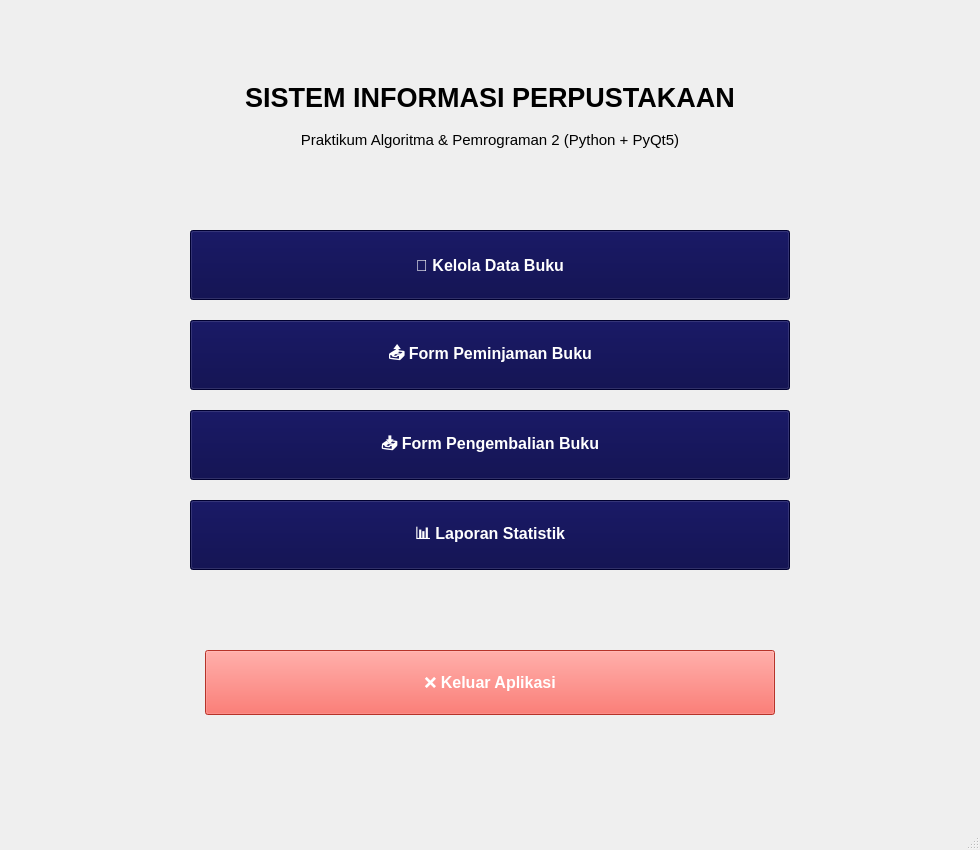
<?xml version="1.0" encoding="UTF-8"?>
<ui version="4.0">
 <class>MainWindow</class>
 <widget class="QMainWindow" name="MainWindow">
  <property name="geometry">
   <rect>
    <x>0</x>
    <y>0</y>
    <width>980</width>
    <height>850</height>
   </rect>
  </property>
  <property name="windowTitle">
   <string>Sistem Informasi Perpustakaan</string>
  </property>
  <widget class="QWidget" name="centralwidget">

   <widget class="QLabel" name="lblHeader">
    <property name="geometry">
     <rect>
      <x>140</x>
      <y>75</y>
      <width>700</width>
      <height>45</height>
     </rect>
    </property>
    <property name="font">
     <font>
      <pointsize>20</pointsize>
      <weight>75</weight>
      <bold>true</bold>
     </font>
    </property>
    <property name="alignment">
     <set>Qt::AlignCenter</set>
    </property>
    <property name="text">
     <string>SISTEM INFORMASI PERPUSTAKAAN</string>
    </property>
   </widget>

   <widget class="QLabel" name="lblSubHeader">
    <property name="geometry">
     <rect>
      <x>190</x>
      <y>125</y>
      <width>600</width>
      <height>30</height>
     </rect>
    </property>
    <property name="font">
     <font>
      <pointsize>11</pointsize>
     </font>
    </property>
    <property name="alignment">
     <set>Qt::AlignCenter</set>
    </property>
    <property name="text">
     <string>Praktikum Algoritma &amp; Pemrograman 2 (Python + PyQt5)</string>
    </property>
   </widget>

   <widget class="QPushButton" name="btnKelolaBuku">
    <property name="geometry">
     <rect>
      <x>190</x>
      <y>230</y>
      <width>600</width>
      <height>70</height>
     </rect>
    </property>
    <property name="font">
     <font>
      <pointsize>12</pointsize>
      <weight>75</weight>
      <bold>true</bold>
     </font>
    </property>
    <property name="styleSheet">
     <string notr="true">
background-color: rgb(0, 0, 67);
color: rgb(255, 255, 255);
     </string>
    </property>
    <property name="text">
     <string>📖 Kelola Data Buku</string>
    </property>
   </widget>

   <widget class="QPushButton" name="btnPinjamBuku">
    <property name="geometry">
     <rect>
      <x>190</x>
      <y>320</y>
      <width>600</width>
      <height>70</height>
     </rect>
    </property>
    <property name="font">
     <font>
      <pointsize>12</pointsize>
      <weight>75</weight>
      <bold>true</bold>
     </font>
    </property>
    <property name="styleSheet">
     <string notr="true">
background-color: rgb(0, 0, 67);
color: rgb(255, 255, 255);
     </string>
    </property>
    <property name="text">
     <string>📤 Form Peminjaman Buku</string>
    </property>
   </widget>

   <widget class="QPushButton" name="btnPengembalian">
    <property name="geometry">
     <rect>
      <x>190</x>
      <y>410</y>
      <width>600</width>
      <height>70</height>
     </rect>
    </property>
    <property name="font">
     <font>
      <pointsize>12</pointsize>
      <weight>75</weight>
      <bold>true</bold>
     </font>
    </property>
    <property name="styleSheet">
     <string notr="true">
background-color: rgb(0, 0, 67);
color: rgb(255, 255, 255);
     </string>
    </property>
    <property name="text">
     <string>📥 Form Pengembalian Buku</string>
    </property>
   </widget>

   <widget class="QPushButton" name="btnLaporan">
    <property name="geometry">
     <rect>
      <x>190</x>
      <y>500</y>
      <width>600</width>
      <height>70</height>
     </rect>
    </property>
    <property name="font">
     <font>
      <pointsize>12</pointsize>
      <weight>75</weight>
      <bold>true</bold>
     </font>
    </property>
    <property name="styleSheet">
     <string notr="true">
background-color: rgb(0, 0, 67);
color: rgb(255, 255, 255);
     </string>
    </property>
    <property name="text">
     <string>📊 Laporan Statistik</string>
    </property>
   </widget>

   <widget class="QPushButton" name="btnKeluar">
    <property name="geometry">
     <rect>
      <x>205</x>
      <y>650</y>
      <width>570</width>
      <height>65</height>
     </rect>
    </property>
    <property name="font">
     <font>
      <pointsize>12</pointsize>
      <weight>75</weight>
      <bold>true</bold>
     </font>
    </property>
    <property name="styleSheet">
     <string notr="true">
background-color: rgb(255, 71, 58);
color: rgb(255, 255, 255);
     </string>
    </property>
    <property name="text">
     <string>❌ Keluar Aplikasi</string>
    </property>
   </widget>

  </widget>

  <widget class="QMenuBar" name="menubar">
   <property name="geometry">
    <rect>
     <x>0</x>
     <y>0</y>
     <width>980</width>
     <height>22</height>
    </rect>
   </property>
  </widget>

  <widget class="QStatusBar" name="statusbar"/>

 </widget>
 <resources/>
 <connections/>
</ui>
